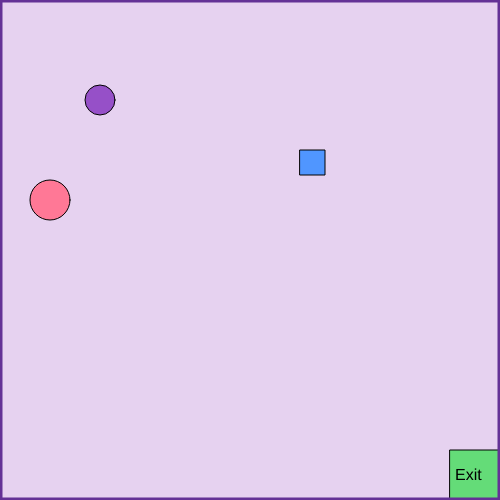
Frame 1 (no input)
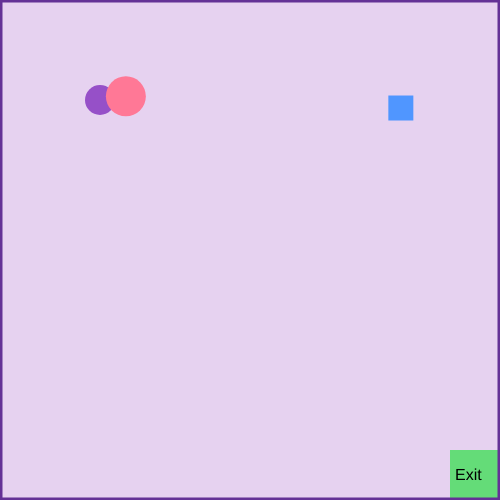
Frame 60 (no input)
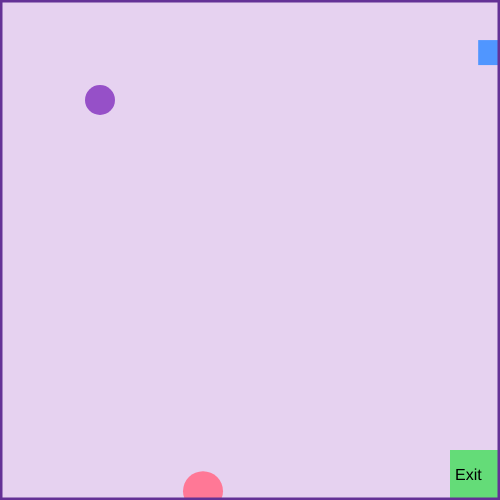
Frame 120 (the mouse pressed at the canvas centre since frame 60)

The p5.js sketch that drew these frames (run headless with seeded random() and noise() and a simulated clock; from frame 60 on, the mouse is pressed at the canvas centre):

// p5.js sketch
// ── sketch.js
var playerX = 100;
var playerY = 100;
var obstacleX = 50;
var obstacleY = 200;
var obstacleXSpeed;
var obstacleYSpeed;
var obstacle2X = 300;
var obstacle2Y = 150;
var obstacle2XSpeed;
var obstacle2YSpeed;
var mouseShapeX = -50;
var mouseShapeY = -50;

function setup() {
    createCanvas(500, 500);
    obstacleXSpeed = random(-3,3);
    obstacleYSpeed = random(-3,3);
    obstacle2XSpeed = random(-3,3);
    obstacle2YSpeed = random(-3,3);
}

function draw() {
    background(230,210,240);
    createExit();
    createPlayer();
    movePlayer();
    createObstacles();
    moveObstacle1();
    moveObstacle2();
    drawMouseShape();
    createBorder();
    displayWin();
}

// Create The Player
function createPlayer() {
    fill(150,80,200);
    circle(playerX,playerY,30);
}

//Move the Player using WASD
function movePlayer() {
    if (keyIsDown(87)) {
        playerY-= 5;
    }
    else if (keyIsDown(83)) {
        playerY += 5;
    }
    else if (keyIsDown(68)) {
        playerX += 5;
    }
    else if (keyIsDown(65)) {
        playerX -= 5;
    }
}

//Create Two Obstacles
function createObstacles() {
    //first obstacle
    fill(255,120,150);
    circle(obstacleX, obstacleY, 40);
    //second obstacle
    fill(80,150,255);
    rect(obstacle2X, obstacle2Y,25,25);
}

//move the first obstacle
function moveObstacle1() {
    obstacleX += obstacleXSpeed;
    obstacleY += obstacleYSpeed;
    if(obstacleX > width) {
        obstacleX = 0;
    }
    else if (obstacleX < 0) {
        obstacleX = width;
    }
    if(obstacleY >height) {
        obstacleY = 0;
    }
    else if (obstacleY < 0) {
        obstacleY = height;
    }
}

//move the second obstacle
function moveObstacle2() {
    obstacle2X += obstacle2XSpeed;
    obstacle2Y += obstacle2YSpeed;
    if (obstacle2X > width) {
        obstacle2X = 0;
    }
    else if (obstacle2X < 0) {
        obstacle2X = width;
    }
    if (obstacle2Y > height) {
        obstacle2Y = 0;
    }
    else if (obstacle2Y < 0) {
        obstacle2Y = height;
    }
}

//draw a shape when the mouse if clicked
function drawMouseShape() {
    fill(100,200,150);
    circle(mouseShapeX, mouseShapeY,25);
    } 
    function mouseClicked() {
        mouseShapeX = mouseX;
        mouseShapeY = mouseY;
    }

    //create the border
    function createBorder() {
        noFill();
        stroke(100,50,150);
        strokeWeight(5);
        rect(0,0,width,height);
        noStroke();
    }
    //create the exit
    function createExit() {
        fill(100,220,120);
        rect(450,450,50,50);
        fill(0);
        textSize(16);
        text("Exit",455,480);
    }

    //Winning message
    function displayWin() {
        if (playerX >= 450 && playerY >= 450) {
            fill(0);
            textSize(30);
            text("YOU WON!", 180,250);
        }
    }
